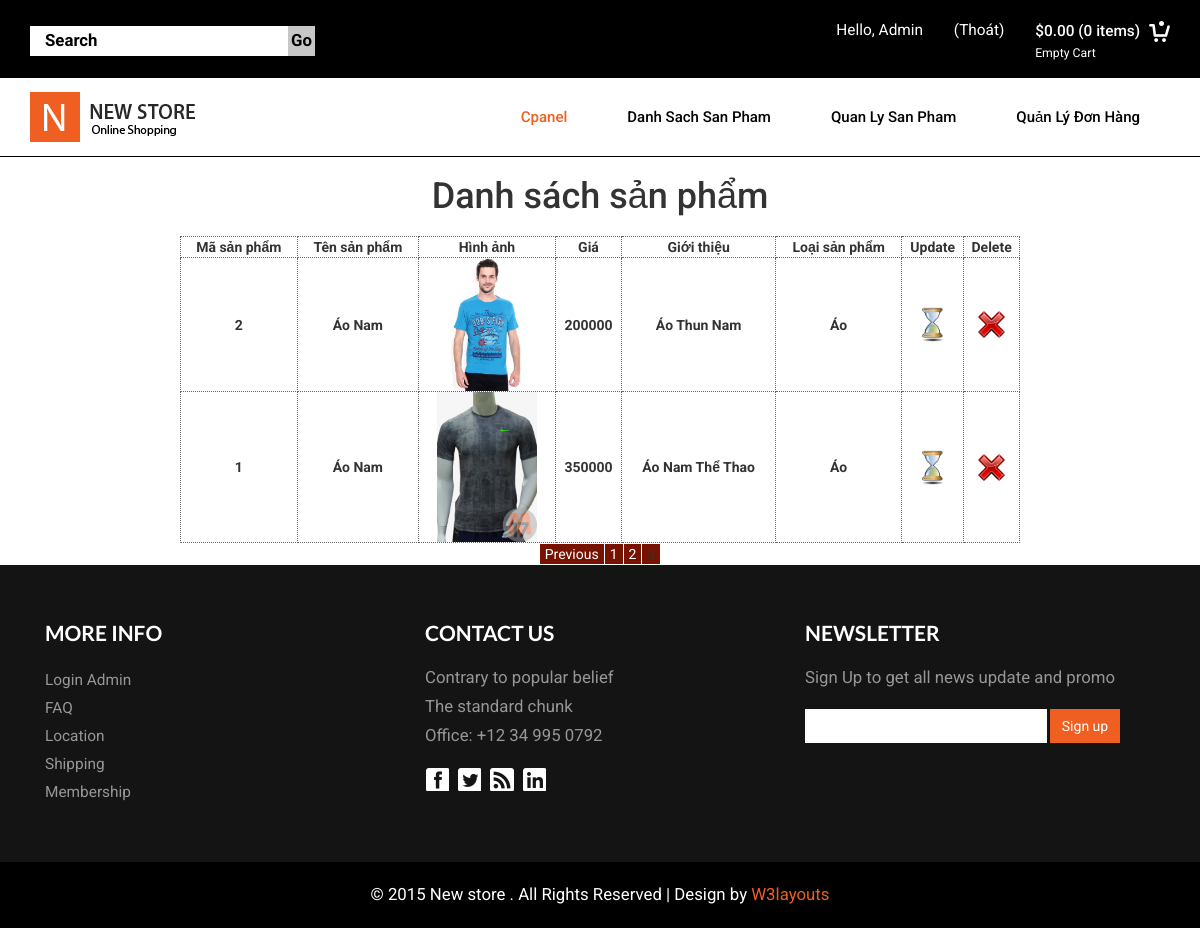
Screenshot of /controller/administrator.php?action=products_list_manager&start=8&page=3 with the database file from the repository.
### tables this page shows
CREATE TABLE `products` (
  `ProductID` int(12) NOT NULL,
  `ProductName` varchar(50) NOT NULL,
  `ProductImage` varchar(255) DEFAULT NULL,
  `ProductPrice` double(10,0) NOT NULL,
  `ProductDesc` text NOT NULL,
  `ProductCategory` varchar(50) NOT NULL,
  `ProductBrand` varchar(50) NOT NULL,
  `ProductGroup` varchar(50) NOT NULL
);

### model/connect.php (called while the page is built, shortened)
<?php
       class connect {
           var $db=null;
           public function __construct()
           {
               $dsn='mysql:host=localhost;dbname=camerashop';
               $user='root';
               $pass='';
               $this->db=new PDO($dsn,$user,$pass, array(PDO::MYSQL_ATTR_INIT_COMMAND => "SET NAMES utf8"));
           }
           public function getList($select)
           {
               $results = $this->db->query($select);
               return $results;
           }
       }
       ?>

### model/products.php (called while the page is built, shortened)
<?php
class Products {
     function getListPage($from,$to)
     {
         $db = new connect();
         $select = "select * from products ORDER BY ProductID DESC limit $from,$to";
         $result = $db->getList($select);
         return $result;
     }
}
?>

### view/admin/products_list_manager.php (the view, shortened to what this page needs)
<?php include '../view/admin/header_cpanel.php';?>
<div class="container">
    <div class="main_content">
     <br/><center><h1>Danh sách sản phẩm</h1></center><br/>
    <center><table border="0" width="840" class="products_list_manager">
        <tr>
         <th>Mã sản phẩm</th>
         <th>Tên sản phẩm</th>
         <th>Hình ảnh</th>
         <th>Giá</th>
         <th>Giới thiệu</th>
         <th>Loại sản phẩm</th>
         <th>Update</th>
         <th>Delete</th>
        </tr>
        <?php
        $quest = new Products();
         $display = 4;
        if(isset($_GET['page']) && (int)$_GET['page']) {
                $page = $_GET['page'];
            }
        $start = (isset($_GET['start']) && (int)$_GET['start']>=0) ? $_GET['start'] : 0;
        $result = $quest->getListPage($start,$display);
         while($set = $result->fetch())
         {
            echo "<tr>";
            echo "<th>$set[ProductID]</th>";
            echo "<th>$set[ProductName]</th>";
            echo "<th><img src=".'"'."../view/images/"."$set[ProductImage]".'"'."width=" .'"'."100px" .'"'."/></td>";
            echo "<th>$set[ProductPrice]</th>";
            echo "<th>$set[ProductDesc]</th>";
            echo "<th>$set[ProductCategory]</td>";?>
           <th><a href='?action=update_product&id=<?php echo "$set[ProductID]";?>'><img src="../view/images/update-icon.png" width="35px"/></a></th>
           <th><a href="?action=delete_product&id=<?php echo "$set[ProductID]";?>"><img src="../view/images/delete-icon.png" width="35px"/></a></th>
           </tr>
         <?php } ?>
        </table></center>
        <?php
        if($page > 1) {
                $prev = $start - $display;
                $current = ($start/$display)+1;?>
                <center><table class="products_list_pages">
                        <tr>
                            <?php
                                if($current !=1) {
                                echo "<td><a href='administrator.php?action=$action&start=$prev&page=$page'>Previous</a></td>";
                                } ?>
                            <?php
                                for($i=1;$i<=$page;$i++) {
                                    if($current != $i) {
                                    echo "<td><a href='administrator.php?action=$action&start=".($display*($i-1))."&page=$page'>$i</a></td>";
                                } else {
                                    echo "<td class='current'>$i</td>";
                                }
                                }
                               ?>
                                <?php
                                }
                                ?>
                        </tr>
        </table> </center>
    </div>
</div>
<?php include '../view/footer.php';?>

### view/css/style.css (style rules this page uses)
body { background:#fff; font-family: 'Roboto', sans-serif; }
a { transition: 0.5s all; -webkit-transition: 0.5s all; -o-transition: 0.5s all; -moz-transition: 0.5s all; -ms-transition: 0.5s all; }
h1,h2,h3,h4,h5,h6,label,p { margin:0; }
.products_list_manager th { border:1px dotted #666; text-align:center; }
.products_list_pages td { border:1px solid #FFF; background:#771201; padding:0 5px; }
.products_list_pages a:link { color:#FFF; }

### rows the page displays
products: ProductID "2", ProductName "Áo Nam", ProductImage (picture), ProductPrice "200000", ProductDesc "Áo Thun Nam", ProductCategory "Áo"
products: ProductID "1", ProductName "Áo Nam", ProductImage (picture), ProductPrice "350000", ProductDesc "Áo Nam Thể Thao", ProductCategory "Áo"
